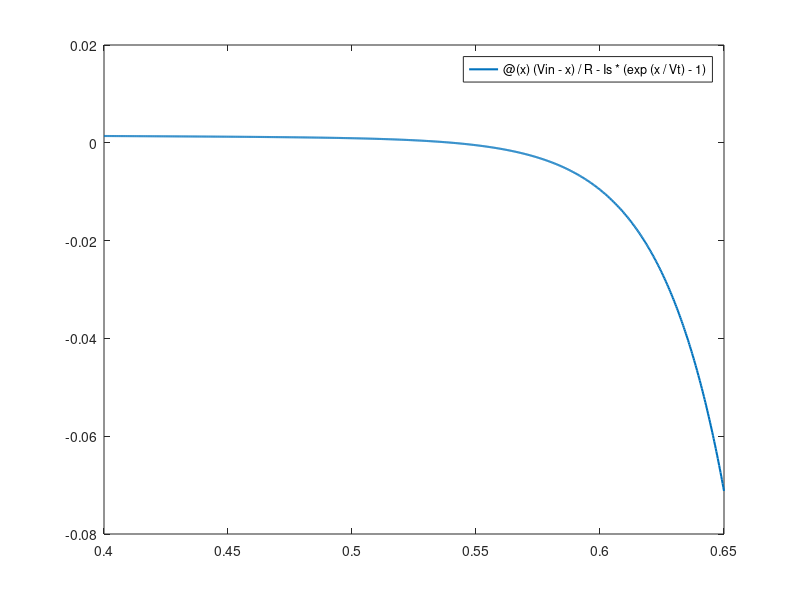

Write the MATLAB code that produced this figure. (Note: this script raises an error after producing the figure.)
clear;
clc;

% Rendo disponibile Newton dalla settimana precedente
cartellaScript = fileparts(mfilename('fullpath'));
addpath(fullfile(cartellaScript, '..', 'week_3'));

% Parametri
Vin = 1;
Is = 1e-12;
Vt = 26e-3;
R = 430;

% Funzione e derivata
f = @(x) (Vin-x)/R - Is*(exp(x/Vt)-1);
df = @(x) -1/R - (Is/Vt)*exp(x/Vt);

tol = 1e-6;
kmax = 50;

% Grafico della funzione
figure(1);
clf;
fplot(f,[0.4 0.65],'LineWidth',1.5);
hold on;
yline(0,'k--');
xlabel('x');
ylabel('f(x)');
title('Equazione del diodo');
grid on;
hold off;

% Confronto delle tre partenze
partenze = [0.5 0.64 0.4];

figure(2);
clf;

for j = 1:length(partenze)
    x0 = partenze(j);

    [z,k,res,ERR] = newton(f,df,x0,tol,kmax);

    fprintf('x0 = %.2f | z = %.12f | k = %d | res = %.3e\n', ...
        x0,z,k,res);

    semilogy(1:length(ERR),ERR,'o-', ...
        'DisplayName',sprintf('x0 = %.2f',x0));

    hold on;
end

xlabel('Iterazione k');
ylabel('|x_{k+1} - x_k|');
title('Newton: confronto dei punti iniziali');
legend('show');
grid on;
hold off;
